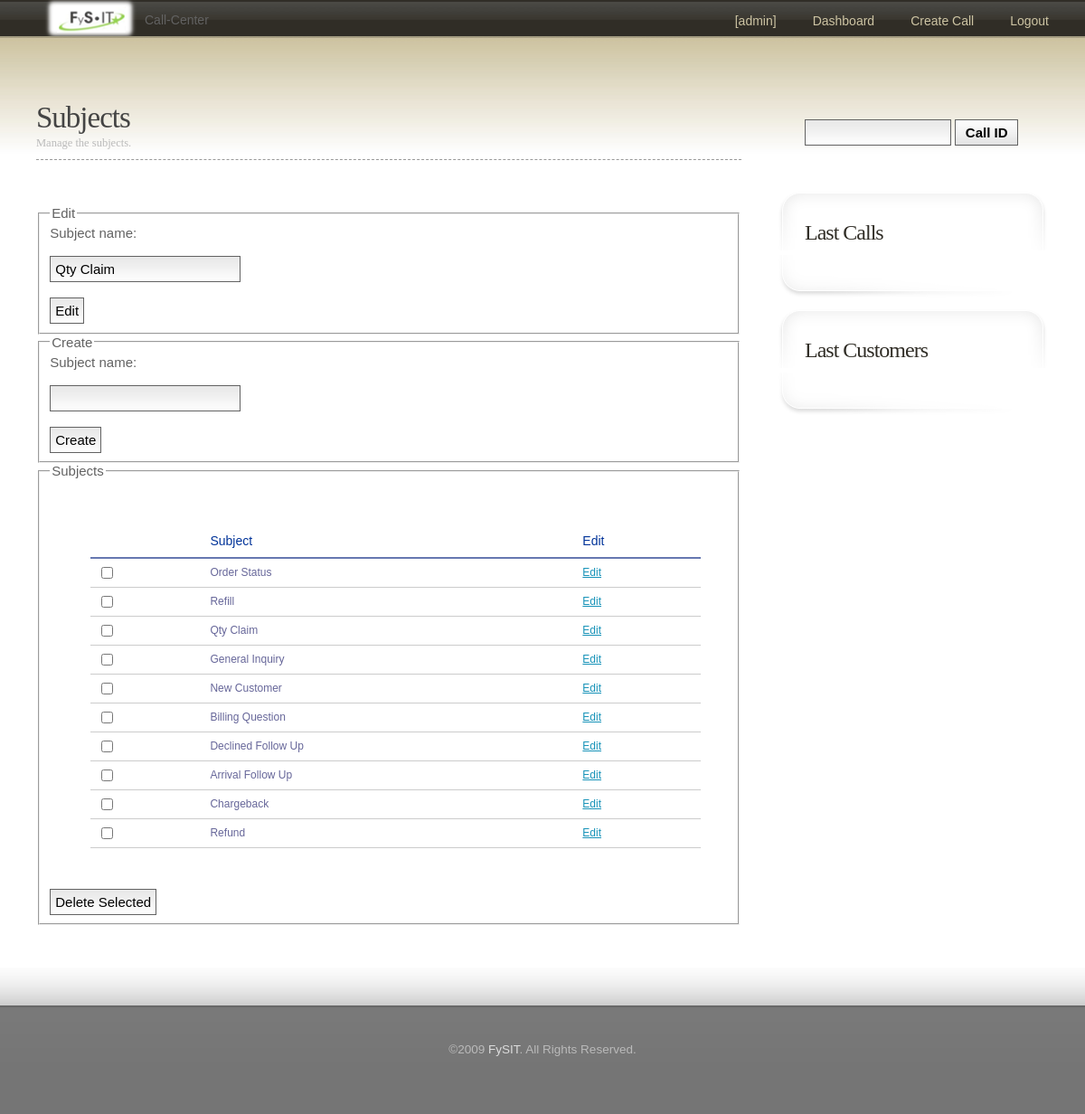
Page /subjects.php?edit=3 (signed in) on the committed database.
### tables this page shows
CREATE TABLE IF NOT EXISTS `subjects` (
  `id` int(10) NOT NULL AUTO_INCREMENT,
  `subject` varchar(255) NOT NULL,
  PRIMARY KEY (`id`)
);

### inc/classes/call.php (called while the page is built, shortened)
<?php
class call extends debug
{
	function lastCalls()
	{
		global $db;
		require_once('inc/classes/subject.php');
		$subject = new subject;
	}
}
?>

### inc/classes/db.php (called while the page is built, shortened)
<?php
class db extends debug
{
	public $db, $link, $num_queries, $ok, $num_rows;
	public $prefix;
	function addPrefix($table)
	{
		$final = $this->prefix.$table;
		return $final;
	}
	function __construct($server, $user, $password, $database)
	{
		$this->db['server'] = $server;
		$this->db['user'] =	$user;
		$this->db['password'] = $password;
		$this->link = @mysql_connect($this->db['server'], $this->db['user'], $this->db['password']);
	}
	function query($query, $debug = false, $no_errors = false)
	{
		if ($this->link) {
			@$result = mysql_query($query);
			if (($result) || ($no_errors)) {
				return $result;
			} else {
				$this->addToLog(mysql_error());
			}
		} else {
			$this->addToLog(mysql_error());
		}
	}
	function newRow($query)
	{
		if ($query)
			return mysql_fetch_assoc($query);
	}
	function _real_escape($string)
	{
		if ($this->link)
			return mysql_real_escape_string($string, $this->link);
		else
			return addslashes($string);
	}
	function escape($data)
	{
		if (is_array($data)) {
			foreach ((array)$data as $k => $v) {
				if (is_array($v))
					$data[$k] = $this->_escape($v);
				else
					$data[$k] = $this->_real_escape($v);
			}
		} else {
			$data = $this->_real_escape($data);
		}
		return $data;
	}
}
?>

### inc/config.php (called while the page is built, shortened)
<?php
$db = new db('server', 'user', 'password', 'table');
$db->setLogBuffer(false);
$db->prefix = '';
?>

### inc/tables.php (called while the page is built)
<?php
$db->table = array('users' => $db->addPrefix('users'),
					 'customers' => $db->addPrefix('customers'),
					 'calls' => $db->addPrefix('calls'),
					 'webs' => $db->addPrefix('webs'),
					 'subjects' => $db->addPrefix('subjects'),
					 'options' => $db->addPrefix('options')
			 );
?>

### inc/classes/subject.php (the view, shortened to what this page needs)
<?php
class subject extends debug
{
	function show()
	{
		global $db;
		$query = $db->query("SELECT * FROM {$db->table['subjects']}");
		while($row = $db->newRow($query)) {
			echo('
								<tr>
									<td><input type="checkbox" name="delete[]" value="'.$row['id'].'"/></td>
									<td>'.$row['subject'].'</td>
									<td><a href="?edit='.$row['id'].'">Edit</a></td>
								</tr>
			');
		}
	}
	function idToName($id)
	{
		global $db;
		$id = (int) $db->escape($id);
		$query = $db->query("SELECT * FROM {$db->table['subjects']} WHERE `id` = '$id'");
		while($row = $db->newRow($query)) {
			return $row['subject'];
		}
	}
}
?>

### subjects.php (shortened to what this page needs)
<?php
require_once('inc/top.php');
require_once('inc/classes/subject.php');
include_once('themes/'.THEME.'/header.php');
?>
			<div class="title">
				<h2>Subjects</h2>
				<p><small>Manage the subjects.</small></p>
			</div>
			<div class="entry">
				<?php if (isset($_GET['edit'])) { ?>
				<fieldset>
					<legend>Edit</legend>
					<form action="subjects.php" method="post">
						<label for="edit">Subject name:</label><br><br>
						<input type="text" id="edit" name="edit" value="<?php echo($subject->idToName($_GET['edit'])); ?>"/><br><br>
						<input type="submit" value="Edit"/>
					</form>
				</fieldset>
				<?php } ?>
				<fieldset>
					<legend>Create</legend>
					<form action="subjects.php" method="post">
						<label for="subject">Subject name:</label><br><br>
						<input type="text" id="subject" name="subject" /><br><br>
						<input type="submit" value="Create"/>
					</form>
				</fieldset>
				<fieldset>
					<legend>Subjects</legend>
					<form action="subjects.php" method="post">
					<table id="table-1" summary="tables">
						<thead>
							<tr>
								<th scope="col"></th>
								<th scope="col">Subject</th>
								<th scope="col">Edit</th>
							</tr>
						</thead>
						<tbody>
						<?php $subject->show(); ?>
						</tbody>
					</table>
					<input type="submit" value="Delete Selected"/>
					</form>
				</fieldset>
			</div>
<?php
include_once('themes/'.THEME.'/footer.php');
?>

### themes/default/css/default.css (style rules this page uses)
body { margin: 0; padding: 0; background: #FFFFFF url(images/img01.jpg) repeat-x; text-align: justify; font: 15px Arial, Helvetica, sans-serif; color: #626262; }
form { margin: 0; padding: 0; }
input, textarea { padding: 5px; background: #FEFEFE url(images/img13.gif) repeat-x; border: 1px solid #626262; font: normal 1em Arial, Helvetica, sans-serif; }
h1, h1 a, h2, h2 a, h3, h3 a { margin: 0; text-decoration: none; font-family: Tahoma, Georgia, "Times New Roman", Times, serif; font-weight: normal; color: #444444; }
h2 { letter-spacing: -1px; font-size: 2em; }
p, ol, ul { margin-bottom: 2em; line-height: 200%; }
a { color: #1692B8; }
.post .title { border-bottom: 1px #999999 dashed; font-family: Tahoma, Georgia, "Times New Roman", Times, serif; }
.post .title h2 { padding: 30px 30px 0 0px; font-weight: normal; font-size: 2.2em; }
.post .title p { margin: 0; padding: 0 0 10px 0px; line-height: normal; color: #BABABA; }
.post .entry { padding: 20px 0px 20px 0px; }
#table-1 { font-family: "Lucida Sans Unicode", "Lucida Grande", Sans-Serif; font-size: 12px; background: #fff; margin: 45px; width: 90%; border-collapse: collapse; text-align: left; }
#table-1 th { font-size: 14px; font-weight: normal; color: #039; padding: 10px 8px; border-bottom: 2px solid #6678b1; }
#table-1 td { border-bottom: 1px solid #ccc; color: #669; padding: 6px 8px; }

### rows in the picture
subjects: edit "Qty Claim", subject "Qty Claim"
subjects: subject "Order Status"
subjects: subject "Refill"
subjects: subject "General Inquiry"
subjects: subject "New Customer"
subjects: subject "Billing Question"
subjects: subject "Declined Follow Up"
subjects: subject "Arrival Follow Up"
subjects: subject "Chargeback"
subjects: subject "Refund"

### other values in the picture
$_SESSION['users']['user'] "admin"
